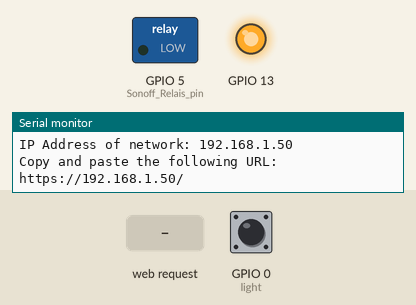
The sketch below on a simulated ESP8266 (Wemos D1 mini). Parts: switched loads named in the sketch (green lamp = pin HIGH), output pins drawn as LEDs (lit = HIGH), the last lines printed to the serial monitor. Inputs (shaded band) come from the test bench; at power-on: GPIO 0 (light) HIGH. WiFi joins after 1.5 s; servers stay silent unless stated.

Above: at 2.7 s.
2.8 s: HTTP request GET /LED=ON received
At 3.8 s:
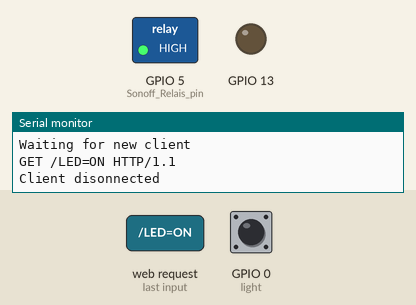
5.8 s: HTTP request GET /LED=OFF received
At 6.1 s:
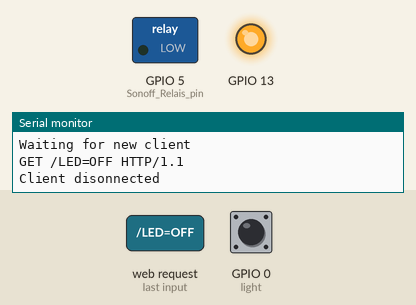
Timing chart, 0 to 8.8 s (numbered marks = the images above; inputs shaded):
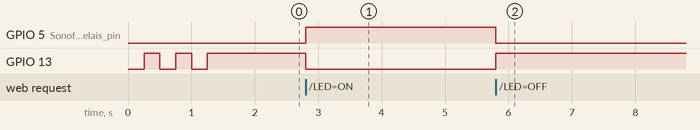

The sketch:

esp8266_mdns_webserver.ino
```cpp
// esp8266 remote light switch for art
// used sonoff basic wifi smart switch relais 10A
// or wemos d1 mini with relais
// why via chinese server
// reprogram it with my program
// connect usb with switch pressed to get into programming mode
// you wll loose the chinese software

// help??? should use a wiffimanager to set wifisettings for network
// and set mdns bonjour http://???????.local hostname

// i used esp01 programmer for sonoff
// press button sonoff when connect usb to get into programming mode (rx,tx, 3.3v, gnd.)

/*
  GPIO00 - BUTTON
  GPIO12 - RELAY
  GPIO13 - Sonoff_Relais_pin1

  GPIO03 - RX PIN
  GPIO01 - TX PIN
*/

#include <ESP8266WiFi.h>
#include <ESP8266mDNS.h>

#define ESP_getChipId()   (ESP.getChipId())

// program each esp32 or sonoff relay switch with its own easy to locate name
//const char* ServerName = "kitchen";    // http://kitchen.local     does not work on android // fing network app is handy for finding wifi ip network addresses
const char* ServerName = "hallway";      // http://hallway.local     does not work on android // fing network app is handy for finding wifi ip network addresses
//const char* ServerName = "living";     // http://living.local     does not work on android // fing network app is handy for finding wifi ip network addresses
//const char* ServerName = "garage";     // http://garage.local     does not work on android // fing network app is handy for finding wifi ip network addresses
//const char* ServerName = "bedroom";    // http://bedroom.local     does not work on android // fing network app is handy for finding wifi ip network addresses
//const char* ServerName = "stairs";     // http://stairs.local     does not work on android // fing network app is handy for finding wifi ip network addresses
//const char* ServerName = "upstairs";   // http://upstairs.local     does not work on android // fing network app is handy for finding wifi ip network addresses

const char* ssid = "Bangert_30_Andijk";       // Your Wi-Fi routerName
const char* password = "ookikwilerin";        // Your Wi-Fi router Password

String soft_ap_ssid = "ART-" + String(ServerName) + "-Light-" + String(ESP_getChipId(), HEX);    // AP accesspoint wifi name broadcasted in the air unique by chipid
const char*  soft_ap_password = "";


int value = LOW;

// think D1 is the reliscontrolpin of relayshield d1 mini
int Sonoff_Relais_pin = 5;       // relais connected to GPI05 (D1) (nodemcu / wemos d1 r1 mini
//int Sonoff_Relais_pin = 12;    // sonoff relais control pin

WiFiServer server(80);


void setup()

{

  Serial.begin(115200); //Default Baudrate

  pinMode(Sonoff_Relais_pin, OUTPUT);
  digitalWrite(Sonoff_Relais_pin, LOW);

  pinMode(13, OUTPUT);
  digitalWrite(13, HIGH);

  pinMode(0, INPUT);


  Serial.print("Connecting to the NetWork");
  WiFi.mode(WIFI_AP_STA);
  //WiFi.mode(WIFI_STA);                              // Connect to your wifi

  WiFi.softAP(soft_ap_ssid, soft_ap_password);

  WiFi.begin(ssid, password);


  WiFi.setAutoReconnect(true);
  WiFi.persistent(true);

  while (WiFi.status() != WL_CONNECTED)
  {
    digitalWrite(13, LOW );
    delay(250);
    digitalWrite(13, HIGH);
    delay(250);
    Serial.print(".");


  }

  Serial.println("WiFi connected");

  server.begin();  // Starts the Server

  Serial.println("Server started");

  while (!MDNS.begin(ServerName)) {             // Start the mDNS responder for esp8266.local
    Serial.println("Error setting up MDNS responder!");
  }
  Serial.print("mDNS responder started http://");
  Serial.print(ServerName);
  Serial.println(".local");

  MDNS.addService("http", "tcp", 80);
  Serial.println("mDNS responder started");


  Serial.print("IP Address of network: "); // will IP address on Serial Monitor

  Serial.println(WiFi.localIP());

  Serial.print("Copy and paste the following URL: https://"); // Will print IP address in URL format

  Serial.print(WiFi.localIP());

  Serial.println("/");

}


void loop() {
  MDNS.update();

  if (digitalRead(0) == LOW) {               // manual control on/off toggle light with pushbutton on sonoff
    while (digitalRead(0) == LOW) {
      /*wait for button release*/
    }
    if (value == LOW) {
      digitalWrite(Sonoff_Relais_pin, HIGH); // Turn Sonoff_Relais_pin ON
      value = HIGH;
      digitalWrite(13, LOW);
    }
    else {
      digitalWrite(Sonoff_Relais_pin, LOW); // Turn Sonoff_Relais_pin OFF
      value = LOW;
      digitalWrite(13, HIGH);
    }

  }

  WiFiClient client = server.available();

  if (!client)

  {

    return;

  }

  Serial.println("Waiting for new client");

  while (!client.available())
  {
    delay(1);
  }


  String request = client.readStringUntil('\r');

  Serial.println(request);

  client.flush();

  if (request.indexOf("/value") != -1)
  {
    client.println("HTTP/1.1 200 OK"); //
    client.println("Content-Type: text/html");
    client.println("");
    //client.println("<!DOCTYPE HTML>");
    //client.println("<html>");
    client.println(value); //
    return;
  }


  if (request.indexOf("/LED=ON") != -1)
  {
    digitalWrite(Sonoff_Relais_pin, HIGH); // Turn Sonoff_Relais_pin ON
    value = HIGH;
    digitalWrite(13, LOW  );
  }

  if (request.indexOf("/LED=OFF") != -1)
  {
    digitalWrite(Sonoff_Relais_pin, LOW); // Turn Sonoff_Relais_pin OFF
    value = LOW;
    digitalWrite(13, HIGH);
  }


  //*------------------HTML Page Code---------------------*//
  client.println("HTTP/1.1 200 OK"); //
  client.println("Content-Type: text/html");
  client.println("");
  client.println("<!DOCTYPE HTML>");
  client.println("<html>");
  client.print("<meta http-equiv=\"refresh\" content=\"5; URL=http://");
  client.print(WiFi.localIP());
  client.print("\">");
  client.print("<body><center><h4>");
  client.print(" LIGHT = ");

  if (value == HIGH)
  {
    client.print("ON</h4>");
    client.println("<a href=\"/LED=OFF\"\"><button style=\"height:160px; width:320px; background-color:yellow;\"><h1> Turn OFF </h1></button></a>");
  }
  else
  {
    client.print("OFF</h4>");
    client.println("<a href=\"/LED=ON\"\"><button style=\"height:160px; width:320px; background-color:gray;\"><h1>  Turn ON  </h1></button></a>");
  }
  client.print("<a href=\"http://");
  client.print(ServerName);
  client.print(".local\"><h4>http://");
  client.print(ServerName);
  client.println(".local</h4></a>");


  client.print("<a href=\"http://");
  client.print(WiFi.localIP());
  client.print("\"><h4>http://");
  client.print(WiFi.localIP());
  client.println("</h4></a>");

  client.println("</center></body></html>");


  delay(1);

  Serial.println("Client disonnected");

  Serial.println("");

}
```

Measured:
- after the input at 2.8 s, GPIO 5 (Sonoff_Relais_pin): LOW → HIGH at once; GPIO 13: HIGH → LOW at once
- after the input at 5.8 s, GPIO 5 (Sonoff_Relais_pin): HIGH → LOW at once; GPIO 13: LOW → HIGH at once
